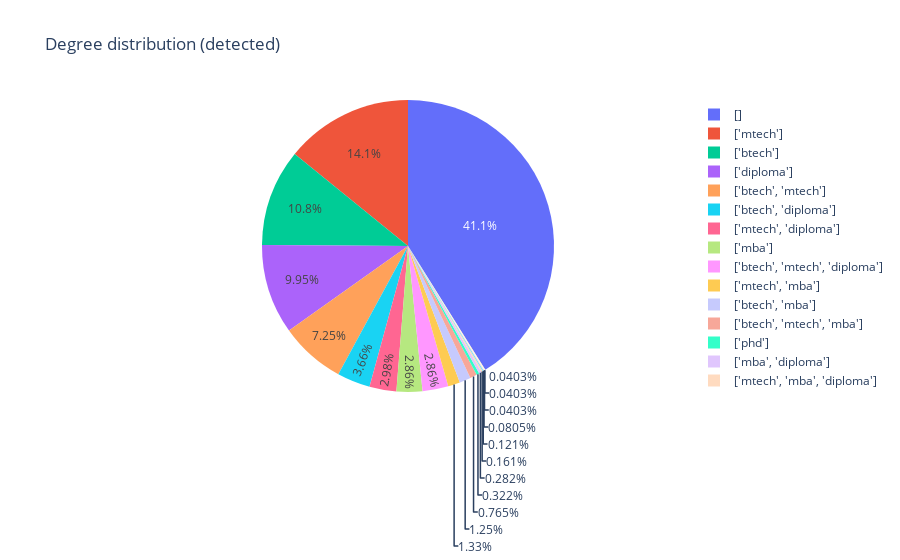

Write notebook code for a chart like this one.
### Code cell
# Expand degrees lists
df_degs = df.explode('degrees')
deg_counts = df_degs['degrees'].value_counts().reset_index()
deg_counts.columns = ['degree','count']
deg_counts

# Pie chart
fig = px.pie(deg_counts, names='degree', values='count', title='Degree distribution (detected)')
fig.show()

### Figure 1 — Plotly figure (JSON) as saved in the notebook; plotly's stock layout.template omitted (floating-point values rounded to 4 significant figures)
{"data": [{"domain": {"x": [0, 1], "y": [0, 1]}, "hovertemplate": "degree=%{label}<br>count=%{value}<extra></extra>", "labels": ["[]", "['mtech']", "['btech']", "['diploma']", "['btech', 'mtech']", "['btech', 'diploma']", "['mtech', 'diploma']", "['mba']", "['btech', 'mtech', 'diploma']", "['mtech', 'mba']", "['btech', 'mba']", "['btech', 'mtech', 'mba']", "['phd']", "['mba', 'diploma']", "['mtech', 'mba', 'diploma']", "['mtech', 'phd']", "['btech', 'phd']", "['btech', 'mtech', 'phd']", "['btech', 'mba', 'diploma']", "['mba', 'phd']"], "legendgroup": "", "name": "", "showlegend": true, "type": "pie", "values": [1021, 351, 267, 247, 180, 91, 74, 71, 71, 33, 31, 19, 8, 7, 4, 3, 2, 1, 1, 1]}], "layout": {"legend": {"tracegroupgap": 0}, "title": {"text": "Degree distribution (detected)"}}}
